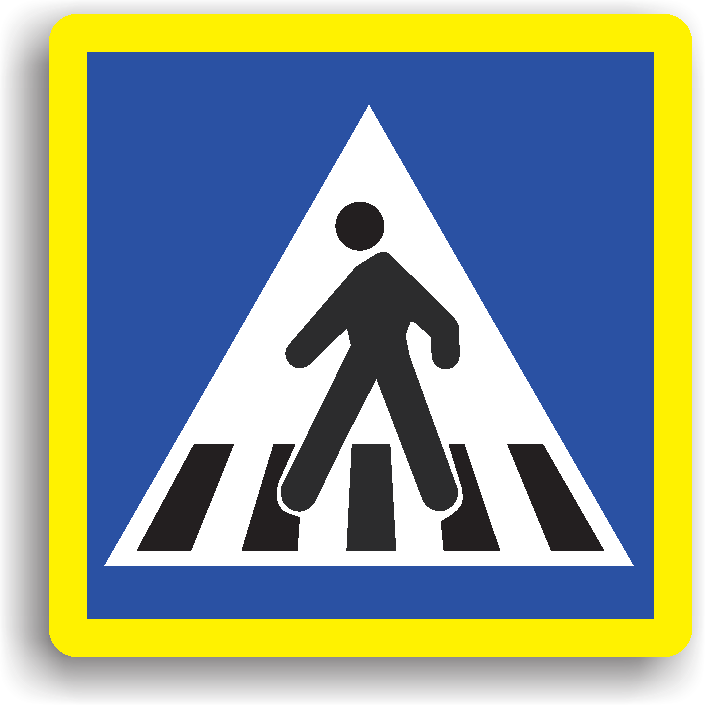
#> input picture dataset/trecere-pietoni/125.png, 706 x 706 px, found by its file name; its folder holds 4 pictures in this run
$ python resize_img.py
#> lines starting #> are read from the running program, lines starting #| are printed output that depends on the picture
from PIL import Image
import os

input_folder = 'C:/Users/CMarian/Desktop/PP/RoadSign-Recognition/dataset/trecere-pietoni'
output_folder = 'C:/Users/CMarian/Desktop/PP/RoadSign-Recognition/test_img'

target_size = (640, 640)


for filename in os.listdir(input_folder):
    if filename.endswith(('.png', '.jpg', '.jpeg')):
        img_path = os.path.join(input_folder, filename)
        with Image.open(img_path) as img:
#> img is the input picture: PIL image 706x706 RGB; mean R, G, B 142, 155, 143.6
            img_resized = img.resize(target_size, Image.Resampling.LANCZOS)
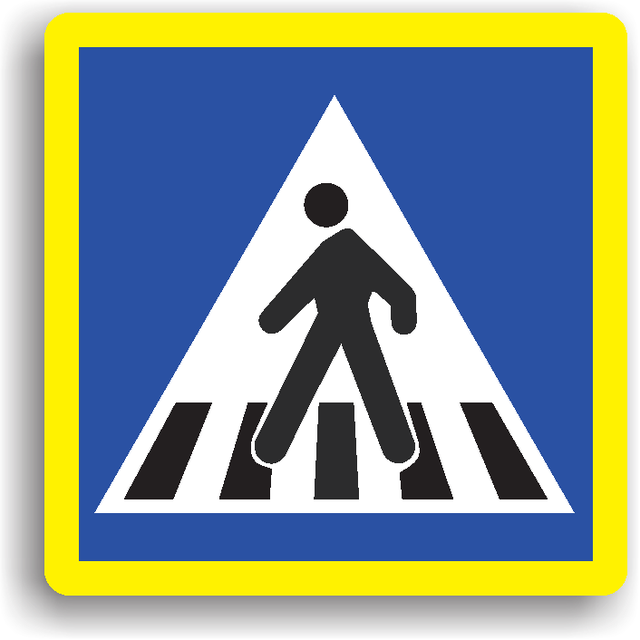
#> img_resized: PIL image 640x640 RGB; mean R, G, B 141.8, 154.8, 143.6
            img_resized.save(os.path.join(output_folder, filename))
#> pass 2 of the loop `for filename in os.listdir(input_folder):`:
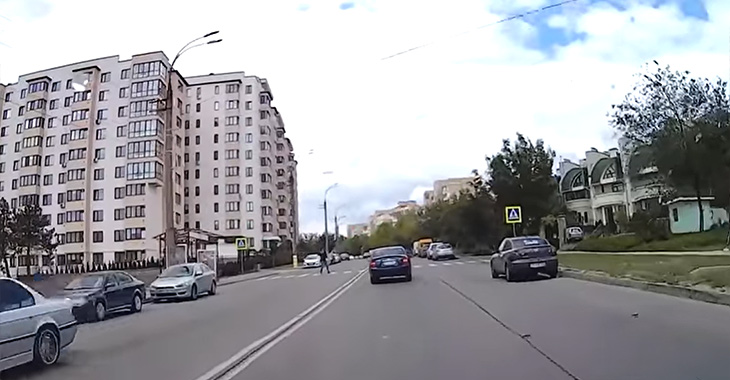
#> input picture dataset/trecere-pietoni/202005alckhyoldghdgod.jpg, 730 x 380 px, found by its file name
#> img is the input picture: PIL image 730x380 RGB; mean R, G, B 158.3, 158.3, 162.1
#> `img_resized = img.resize(target_size, Image.Resampling.LANCZOS)`:
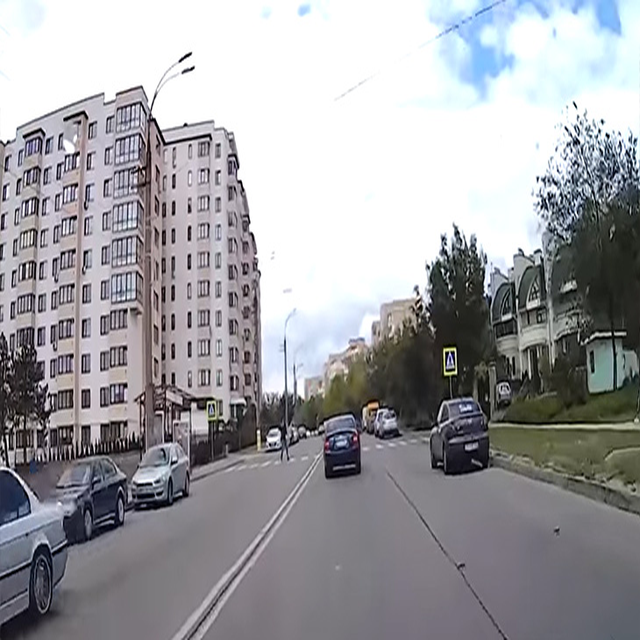
#> img_resized: PIL image 640x640 RGB; mean R, G, B 158.3, 158.3, 162.1
#> pass 3 of the loop `for filename in os.listdir(input_folder):`:
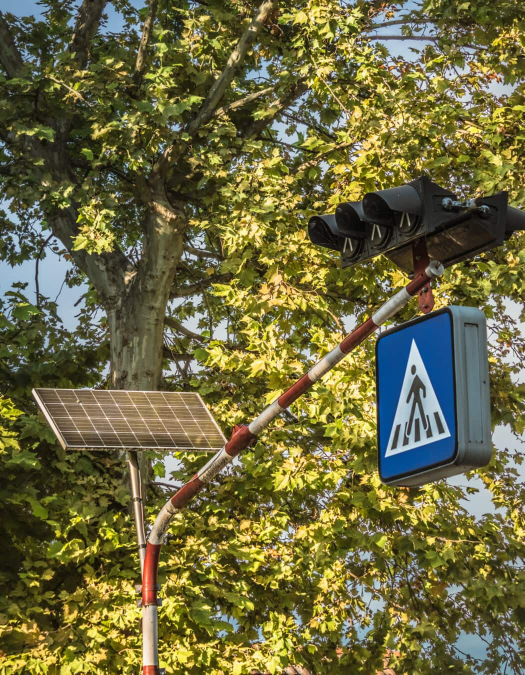
#> input picture dataset/trecere-pietoni/2021-09-30-08-38-35-1049x1350.jpg, 1049 x 1350 px, found by its file name (shown at 1/2 size)
#> img is the input picture: PIL image 1049x1350 RGB; mean R, G, B 109, 105.2, 62.9
#> `img_resized = img.resize(target_size, Image.Resampling.LANCZOS)`:
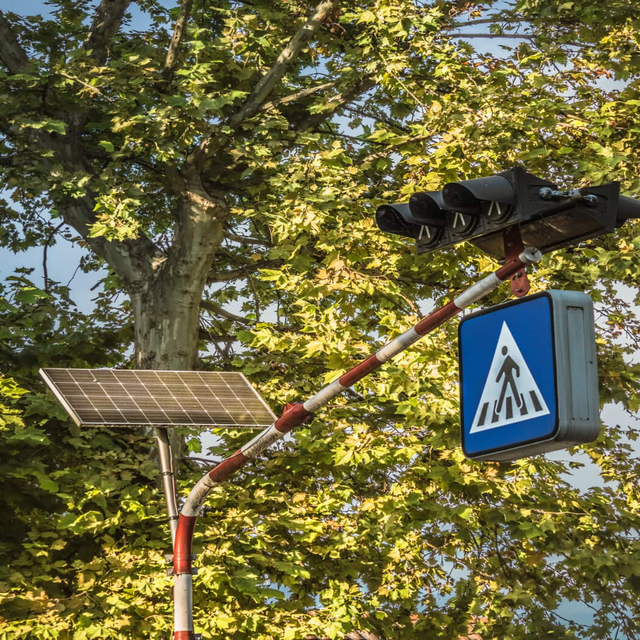
#> img_resized: PIL image 640x640 RGB; mean R, G, B 109, 105.2, 63
#> the loop made 4 passes; the first 3 are shown

print(f"Imaginile au fost redimensionate și salvate în {output_folder}")
